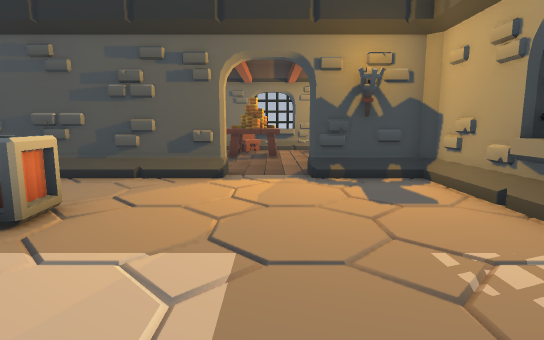
View 1 (above)

18 first-person views from a walk through a level from a Godot 3-D game. The camera is 1.2 m above the floor, tilts 8° down and sees 80° across. The floor is counted in squares, 1 m on a side. Each view is taken from the middle of a square. On the plan, view 1 faces up. The plan holds only what a view shows up to about 14 squares ahead; the rest is blank. Characters and animated objects are left out.

View 2
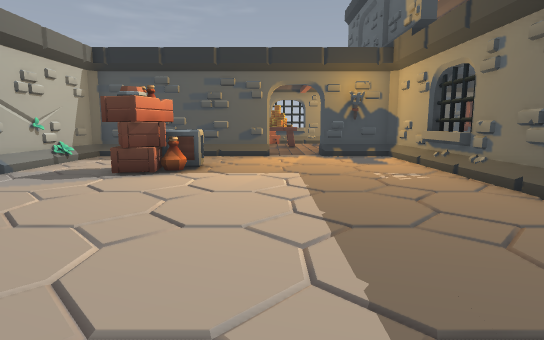

View 3
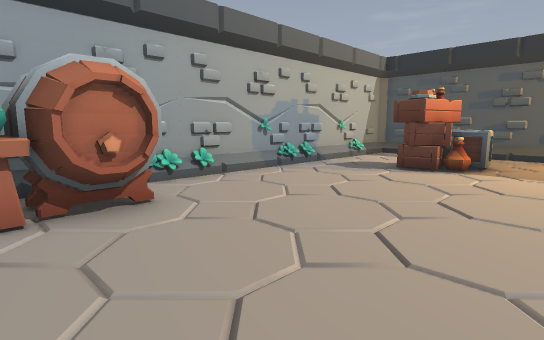

View 4
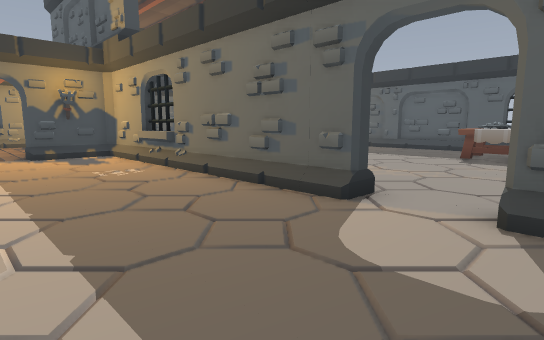

View 5
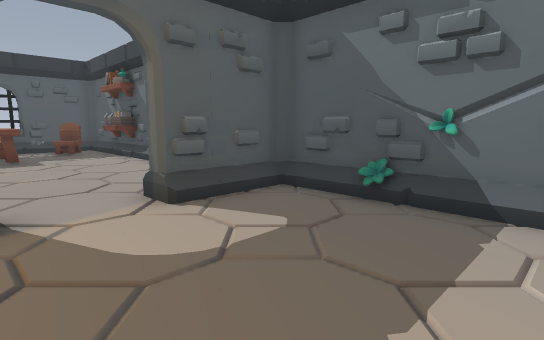

View 6
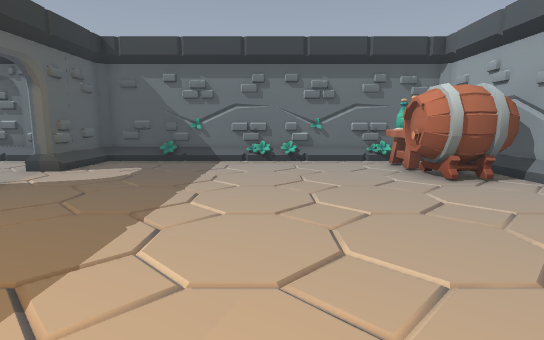

View 7
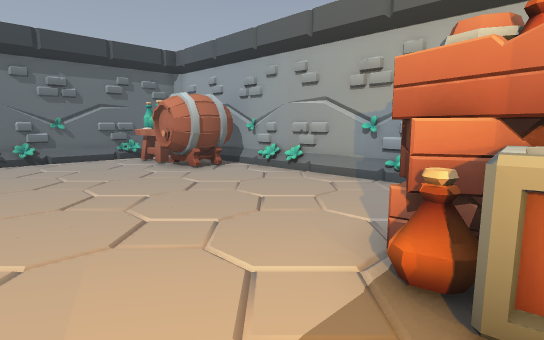

View 8
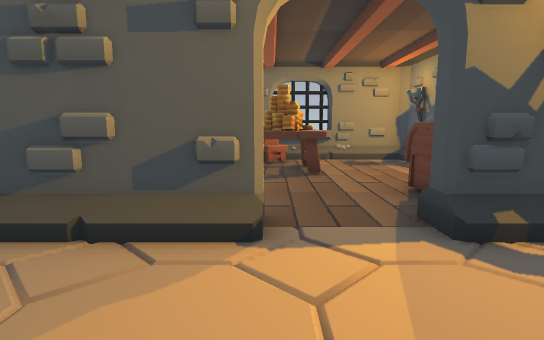

View 9
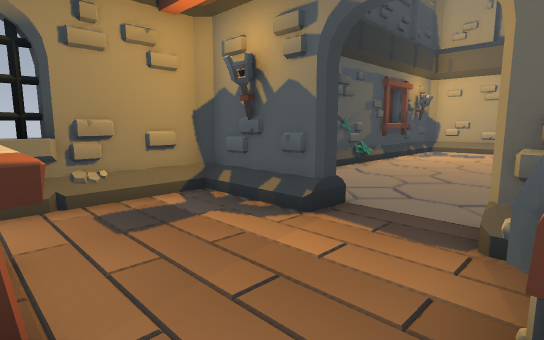

View 10
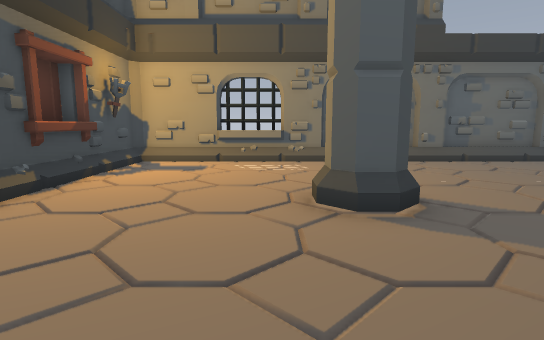

View 11
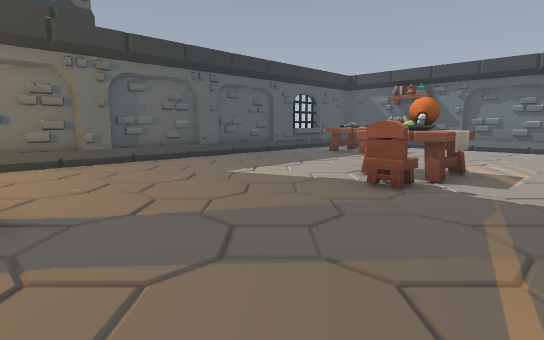

View 12
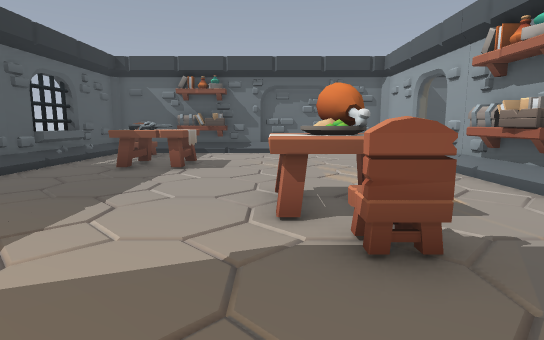

View 13
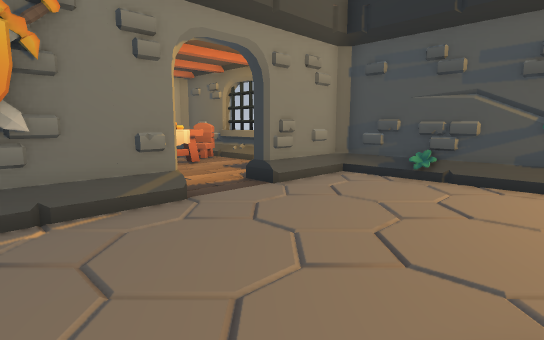

View 14
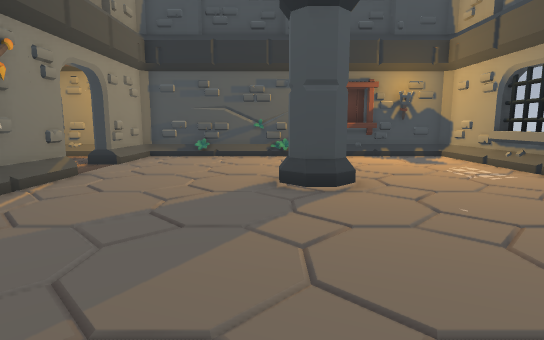

View 15
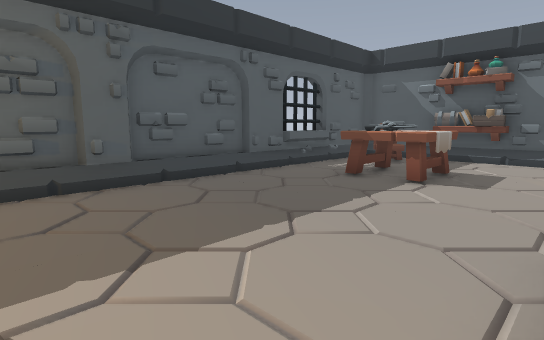

View 16
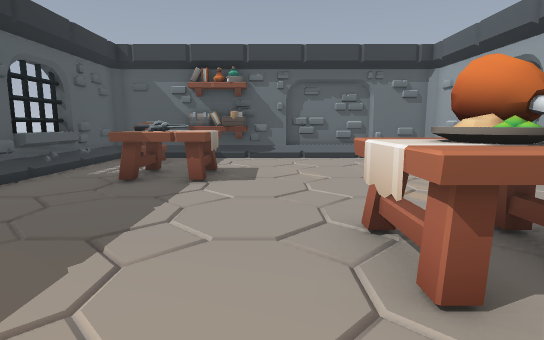

View 17
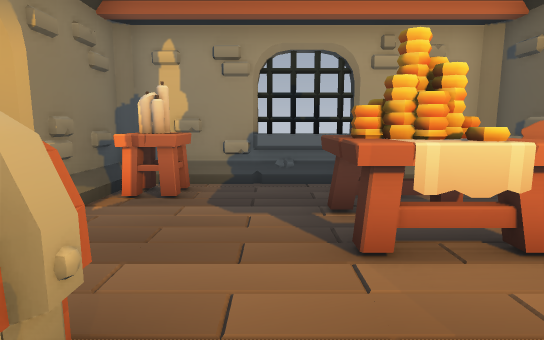

View 18
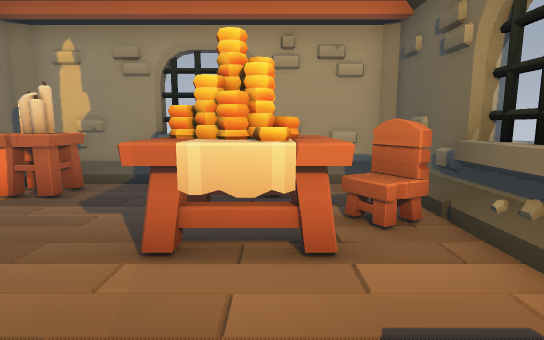

### Floor plan
Key: @ floor where view 1 was taken; # wall or solid block; . floor; / step, stairs or slope; ^ raised ledge; C chair; I coin; T torch; R crate; A table; H chest; P pillar; N candle; O other object.
Columns run from 8 left of view 1 to 16 right of it. Each row starts with its distance up from view 1.
 16     ####^################
 15     #..C^#..#......#^#T.#
 14     #..O....#...........#
 13     #O.II...#...........#
 12     #..II...............#
 11     #...................#
 10     #.....HH#....PP.....#
  9     #NN...HH#.....O.....#
  8 #######/.####...........#
  7 #///////..T.#...........#
  6 #.. ........#...........#
  5 #..  .......#...........#
  4 #..RRR......#...........#
  3 #..RR.......#...C.......#
  2 #...........#..AAA......#
  1 #...........#..AAA......#
  0 #.......@...#..AAA......#
 -1 #...........#...........#
 -2 #...........#...........#
 -3 #...........#.......AA..#
 -4 ####................AA..#
 -5  ###....................#
 -6   #.........#.........C.#
 -7   #.........#.........C.#
 -8   #######################

Where each view was taken, in squares from view 1:
view 1: 0 up, 0 right, facing up
view 2: 5 down, 1 left, facing up
view 3: 6 down, 1 left, facing up-left
view 4: 6 down, 1 left, facing up-right
view 5: 3 down, 1 left, facing down-right
view 6: 3 up, 2 left, facing down
view 7: 4 up, 1 left, facing down-left
view 8: 4 up, 1 left, facing up
view 9: 10 up, 0 right, facing up-right
view 10: 11 up, 5 right, facing right
view 11: 9 up, 5 right, facing down-right
view 12: 6 up, 9 right, facing down
view 13: 8 up, 9 right, facing up-left
view 14: 3 up, 9 right, facing up
view 15: 4 up, 9 right, facing down-right
view 16: 4 up, 10 right, facing down
view 17: 11 up, 3 right, facing left
view 18: 13 up, 3 right, facing left
